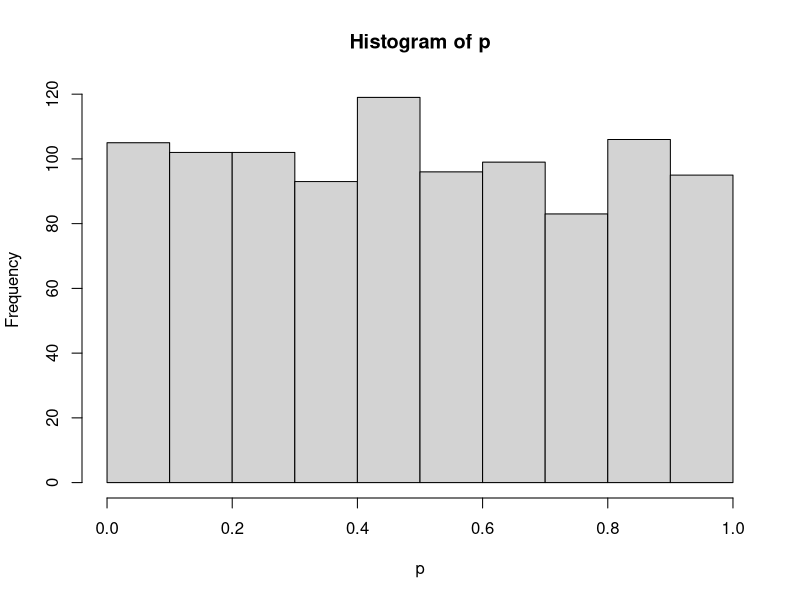

R code for this plot:
# load(file="assign1.RData") 
m=30
n=30
mu=180
nu=180
sd=10
x=rnorm(m,mu,sd)
y=rnorm(n,nu,sd)
# t.test(x,y,var.equal=TRUE)
# t.test(x,y,var.equal=TRUE)[[3]]

B=1000
p=numeric(B)
for (b in 1:B) {x=rnorm(m,mu,sd)
          y=rnorm(n,nu,sd)
          p[b]=t.test(x,y,var.equal=TRUE)[[3]]}
power=mean(p<0.05)
power
length(p)
length(p[p<0.05])
length(p[p<0.1])
hist(p)